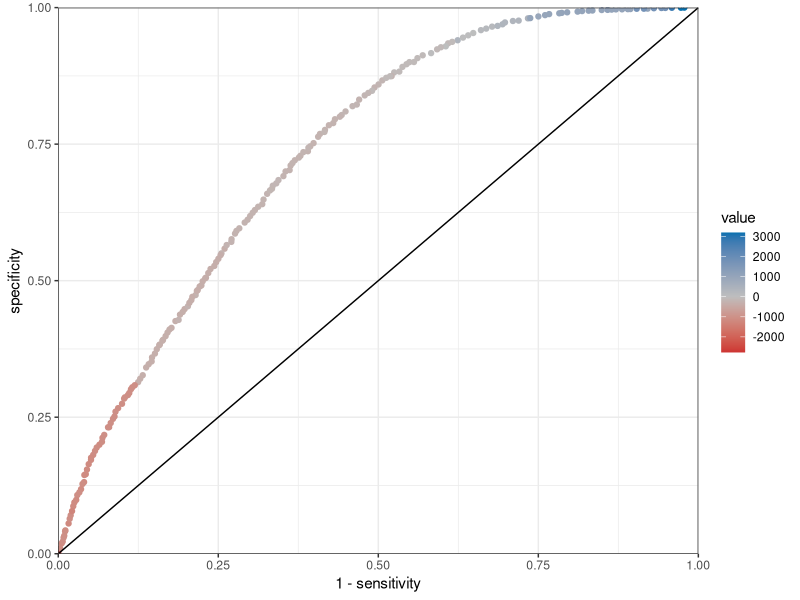
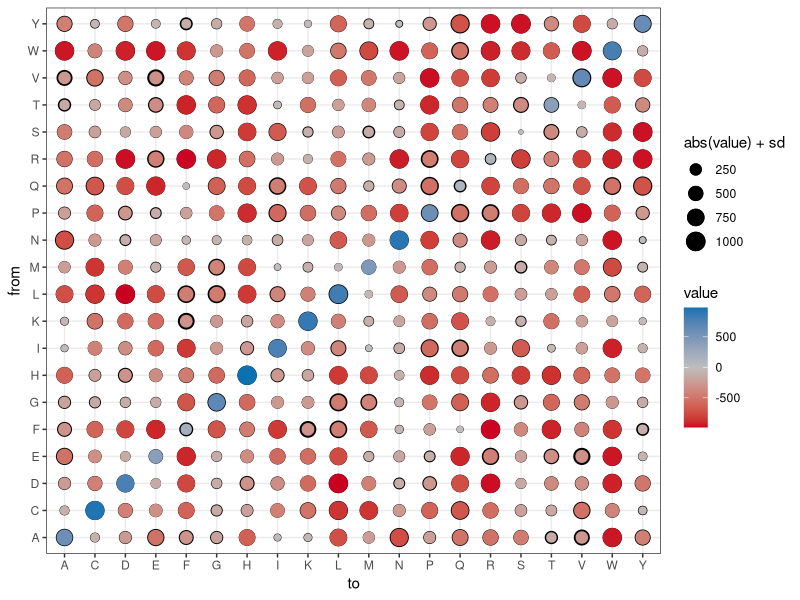
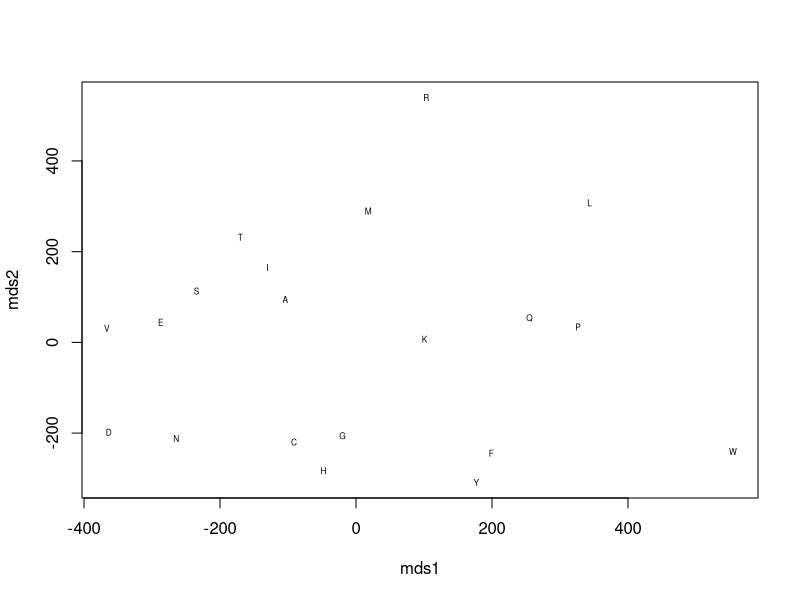
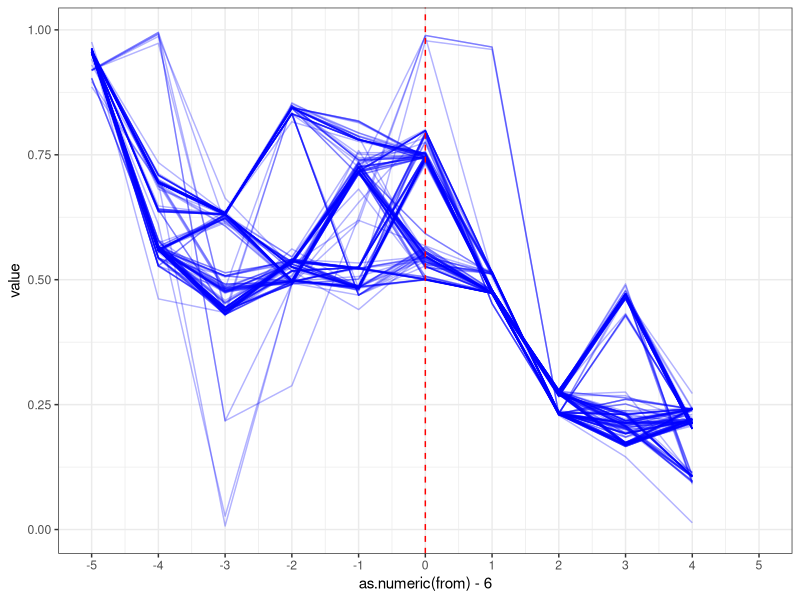

R code for these plots, in order:
## ---- chunk 1
knitr::opts_chunk$set(echo = TRUE)
## ---- chunk 2
library(ggplot2)
library(plyr)
library(reshape2)

df <- read.table("roc.txt", header=T, sep="\t")
df$sensitivity <- -df$sensitivity
df$specificity <- -df$specificity

df.2 <- read.table("solutions.txt", header=T,sep="\t")

df.3 <- merge(df, subset(df.2, parameter == "threshold"))

ggplot(df.3, aes(x=1-sensitivity, y=specificity)) + 
  geom_point(aes(color = value)) + 
  geom_abline(slope=1, intercept=0) + 
  scale_x_continuous(limits=c(0,1), expand=c(0,0)) + 
  scale_y_continuous(limits = c(0,1), expand=c(0,0)) +
  scale_color_gradient2(low = "#ca0020", mid="grey", high = "#0571b0", midpoint = 0) +
  theme_bw()
## ---- chunk 3
df.s <- subset(df.2, parameter=="substitution")
df.s <- ddply(df.s, .(from, to), summarize,
              sd = sd(value), value = mean(value))

ggplot(df.s, aes(x=to, y=from)) + 
  geom_point(aes(size=abs(value) + sd), color="black") + geom_point(aes(color=value, size=abs(value))) +
  scale_color_gradient2(low = "#ca0020", mid="grey", high = "#0571b0", midpoint = 0) + theme_bw()
## ---- chunk 4
library(MASS)
df.ss <- dcast(df.s, from ~ to)
rnames <- df.ss$from
df.ss$from <- NULL
df.ss <- as.matrix(df.ss)
rownames(df.ss) <- rnames

cont_aa <- c("A","D","G","L","N","R","S","T","Y")

mds <- isoMDS(-as.dist(df.ss), k = 2)
x <- mds$points[,1]
y <- mds$points[,2]
plot(x, y, xlab="mds1", ylab="mds2", type = "n")
text(x, y, labels = rownames(df.ss), cex=.5)#col = cc_final, 
## ---- chunk 5
df.pw <- subset(df.2, parameter=="position_weight")

ggplot(df.pw) + geom_line(aes(x=as.numeric(from) - 6, group=id, y=value), color="blue", alpha=0.3) + 
  geom_vline(xintercept = 0, linetype="dashed", color="red") +
  scale_x_continuous(limits = c(-5,5), breaks=-5:5) + theme_bw()
